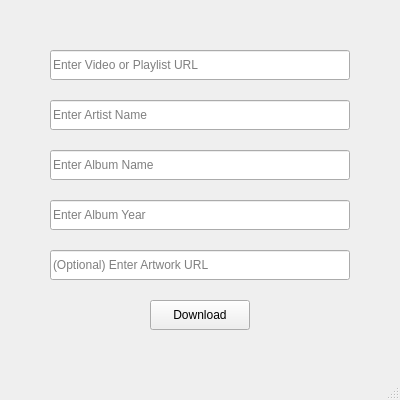
<?xml version="1.0" encoding="UTF-8"?>
<ui version="4.0">
 <class>MainWindow</class>
 <widget class="QMainWindow" name="MainWindow">
  <property name="geometry">
   <rect>
    <x>0</x>
    <y>0</y>
    <width>400</width>
    <height>400</height>
   </rect>
  </property>
  <property name="windowTitle">
   <string>MainWindow</string>
  </property>
  <widget class="QWidget" name="centralwidget">
   <widget class="QLineEdit" name="lineEditArtist">
    <property name="geometry">
     <rect>
      <x>50</x>
      <y>100</y>
      <width>300</width>
      <height>30</height>
     </rect>
    </property>
    <property name="autoFillBackground">
     <bool>false</bool>
    </property>
    <property name="placeholderText">
     <string>Enter Artist Name</string>
    </property>
   </widget>
   <widget class="QLineEdit" name="lineEditAlbum">
    <property name="geometry">
     <rect>
      <x>50</x>
      <y>150</y>
      <width>300</width>
      <height>30</height>
     </rect>
    </property>
    <property name="placeholderText">
     <string>Enter Album Name</string>
    </property>
   </widget>
   <widget class="QLineEdit" name="lineEditYear">
    <property name="geometry">
     <rect>
      <x>50</x>
      <y>200</y>
      <width>300</width>
      <height>30</height>
     </rect>
    </property>
    <property name="placeholderText">
     <string>Enter Album Year</string>
    </property>
   </widget>
   <widget class="QLineEdit" name="lineEditUrl">
    <property name="geometry">
     <rect>
      <x>50</x>
      <y>50</y>
      <width>300</width>
      <height>30</height>
     </rect>
    </property>
    <property name="placeholderText">
     <string>Enter Video or Playlist URL</string>
    </property>
   </widget>
   <widget class="QLineEdit" name="lineEditArtwork">
    <property name="geometry">
     <rect>
      <x>50</x>
      <y>250</y>
      <width>300</width>
      <height>30</height>
     </rect>
    </property>
    <property name="placeholderText">
     <string>(Optional) Enter Artwork URL</string>
    </property>
   </widget>
   <widget class="QPushButton" name="pushButtonDownload">
    <property name="geometry">
     <rect>
      <x>150</x>
      <y>300</y>
      <width>100</width>
      <height>30</height>
     </rect>
    </property>
    <property name="text">
     <string>Download</string>
    </property>
    <property name="shortcut">
     <string>Ctrl+D</string>
    </property>
   </widget>
   <zorder>lineEditArtist</zorder>
   <zorder>lineEditAlbum</zorder>
   <zorder>lineEditYear</zorder>
   <zorder>lineEditArtwork</zorder>
   <zorder>pushButtonDownload</zorder>
   <zorder>lineEditUrl</zorder>
  </widget>
  <widget class="QMenuBar" name="menubar">
   <property name="geometry">
    <rect>
     <x>0</x>
     <y>0</y>
     <width>400</width>
     <height>22</height>
    </rect>
   </property>
  </widget>
  <widget class="QStatusBar" name="statusbar"/>
 </widget>
 <tabstops>
  <tabstop>lineEditUrl</tabstop>
  <tabstop>lineEditArtist</tabstop>
  <tabstop>lineEditAlbum</tabstop>
  <tabstop>lineEditYear</tabstop>
  <tabstop>lineEditArtwork</tabstop>
  <tabstop>pushButtonDownload</tabstop>
 </tabstops>
 <resources/>
 <connections/>
</ui>
